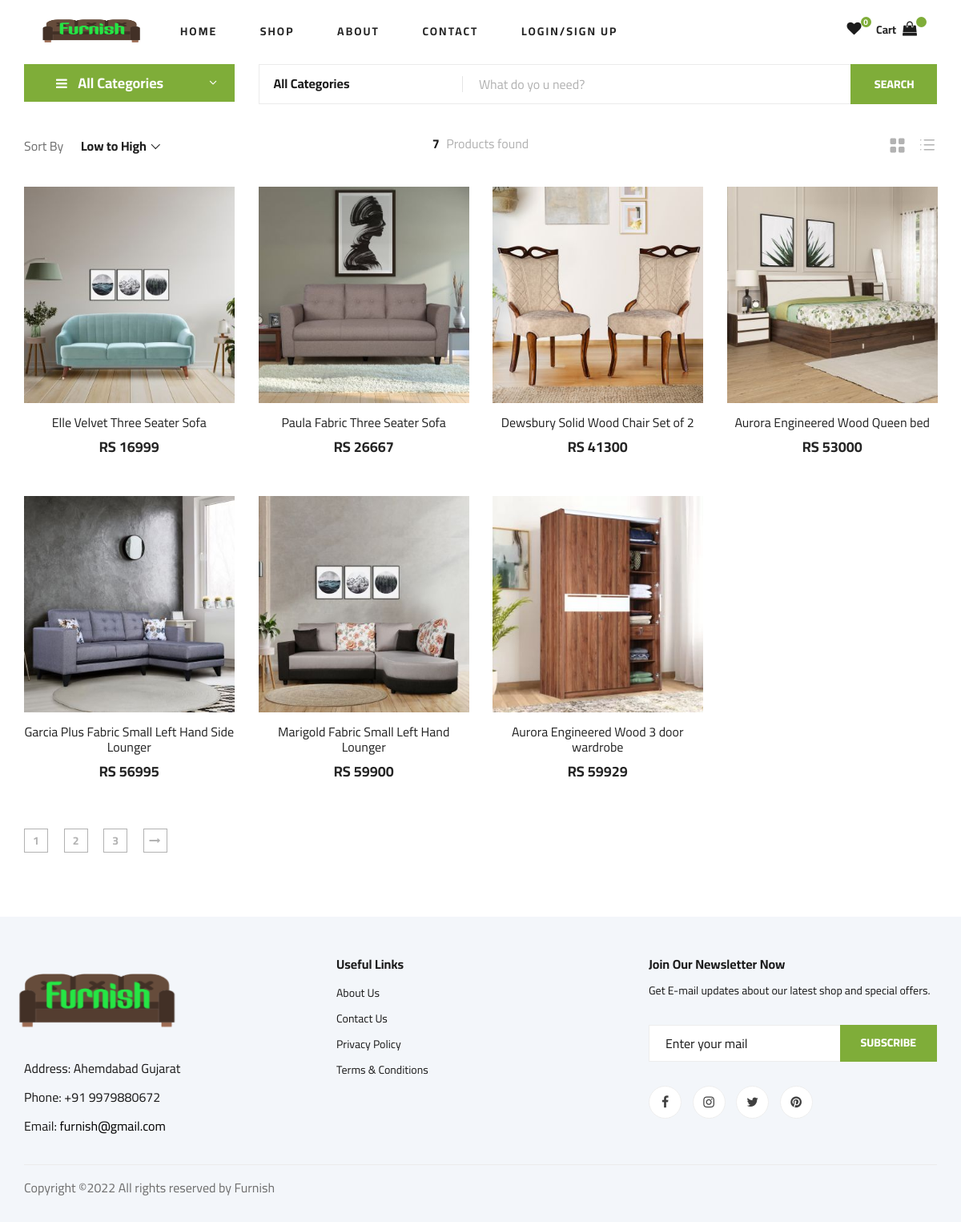
Screenshot of /lowtohigh.php with the database file from the repository.
### tables this page shows
CREATE TABLE `product` (
  `p_id` int(11) NOT NULL,
  `category_id` int(11) NOT NULL,
  `scategory_id` int(11) NOT NULL,
  `supplier_id` int(11) NOT NULL,
  `p_name` varchar(60) NOT NULL,
  `short_name` varchar(30) NOT NULL,
  `p_price` float NOT NULL,
  `p_quantity` int(11) NOT NULL,
  `p_image` varchar(1024) NOT NULL,
  `p_colour` varchar(50) NOT NULL,
  `p_description` varchar(255) NOT NULL,
  `date` timestamp NOT NULL DEFAULT current_timestamp() ON UPDATE current_timestamp()
);

### lowtohigh.php (the view, shortened to what this page needs)
<!DOCTYPE html>
<html lang="en">
  <head>
    <link rel="stylesheet" href="css/bootstrap.min.css" type="text/css" />
    <link rel="stylesheet" href="css/font-awesome.min.css" type="text/css" />
    <link rel="stylesheet" href="css/elegant-icons.css" type="text/css" />
    <link rel="stylesheet" href="css/nice-select.css" type="text/css" />
    <link rel="stylesheet" href="css/jquery-ui.min.css" type="text/css" />
    <link rel="stylesheet" href="css/owl.carousel.min.css" type="text/css" />
    <link rel="stylesheet" href="css/slicknav.min.css" type="text/css" />
    <link rel="stylesheet" href="css/style.css" type="text/css" />
    <link rel="stylesheet" href="admin/css/animate.min.css" type="text/css">
  </head>
  <body>
      <?php include 'header.php';?>
    <section class="hero hero-normal">
      <div class="container">
        <div class="row">
          <div class="col-lg-3">
            <div class="hero__categories">
              <div class="hero__categories__all">
                <i class="fa fa-bars"></i>
                <span>All Categories</span>
              </div>
              <?php
                include('fetch_category.php');
              ?>
            </div>
          </div>
          <div class="col-lg-9">
            <div class="hero__search">
              <div class="hero__search__form">
                <form action="search.php" method="GET">
                  <div class="hero__search__categories">
                    All Categories
                  </div>
                  <input type="text" name="search_text" placeholder="What do yo u need?" />
                  <button type="submit" name="btn_search" class="site-btn">SEARCH</button>
                </form>
              </div>
            </div>
          </div>
        </div>
      </div>
    </section>
    <section class="product spad">
      <div class="container">
        <div class="row">
          <div class="col-lg-12 col-md-12">
            <div class="filter__item">
              <div class="row">
                <div class="col-lg-4 col-md-5">
                  <div class="filter__sort">
                    <span>Sort By</span>
                  </div>
                </div>
                <div class="col-lg-4 col-md-4">
                  <div class="filter__found">
                  <?php
                    $sql="select p_id from product ORDER BY p_id";
                    $res=mysqli_query($con,$sql);
                    $row=mysqli_num_rows($res);
                  ?>
                    <h6><span><?php echo $row; ?></span> Products found</h6>
                  </div>
                </div>
                <div class="col-lg-4 col-md-3">
                  <div class="filter__option">
                    <span class="icon_grid-2x2"></span>
                    <span class="icon_ul"></span>
                  </div>
                </div>
              </div>
            </div>
            <div class="row">
            <?php
                $res=mysqli_query($con,"select * from product order by p_price ASC");
                while($row=mysqli_fetch_array($res))
                  {
			      ?>
              <div class="col-lg-3 col-md-6 col-sm-6 animated bounceIn">
                <div class="product__item">
                  <div
                    class="product__item__pic set-bg"
                    data-setbg="<?php echo './admin/uploads/product/'.$row['p_image']; ?>"
                  >
                  </div>
                  <div class="product__item__text">
                    <h6><a href="shop-details.php?id=<?=$row['p_id']?>"><?php echo $row['p_name']; ?></a></h6>
                    <h5>RS <?php echo $row['p_price']; ?></h5>
                  </div>
                </div>
              </div>
        <?php
				  }
			  ?>
            </div>
            <div class="product__pagination">
              <a href="#">1</a>
              <a href="#">2</a>
              <a href="#">3</a>
              <a href="#"><i class="fa fa-long-arrow-right"></i></a>
            </div>
          </div>
        </div>
      </div>
    </section>
      <?php include_once 'footer.php';?>
  </body>
</html>

### css/style.css (style rules this page uses)
html, body { height: 100%; font-family: "Cairo", sans-serif; -webkit-font-smoothing: antialiased; font-smoothing: antialiased; }
h1, h2, h3, h4, h5, h6 { margin: 0; color: #111111; font-weight: 400; font-family: "Cairo", sans-serif; }
h5 { font-size: 18px; }
h6 { font-size: 16px; }
.set-bg { background-repeat: no-repeat; background-size: cover; background-position: top center; }
.spad { padding-top: 100px; padding-bottom: 100px; }
.site-btn { font-size: 14px; color: #ffffff; font-weight: 800; text-transform: uppercase; display: inline-block; padding: 13px 30px 12px; background: #7fad39; border: none; }
.hero { padding-bottom: 50px; }
.hero.hero-normal { padding-bottom: 30px; }
.hero.hero-normal .hero__categories { position: relative; }
.hero.hero-normal .hero__search { margin-bottom: 0; }
.hero__categories__all { background: #7fad39; position: relative; padding: 10px 25px 10px 40px; cursor: pointer; }
.hero__categories__all i { font-size: 16px; color: #ffffff; margin-right: 10px; }
.hero__categories__all span { font-size: 18px; font-weight: 700; color: #ffffff; }
.hero__categories__all:after { position: absolute; right: 18px; top: 9px; content: "3"; font-family: "ElegantIcons"; font-size: 18px; color: #ffffff; }
.hero__search { overflow: hidden; margin-bottom: 30px; }
.hero__search__form { width: 850px; height: 50px; border: 1px solid #ebebeb; position: relative; float: left; }
.hero__search__form form .hero__search__categories { width: 30%; float: left; font-size: 16px; color: #1c1c1c; font-weight: 700; padding-left: 18px; padding-top: 11px; position: relative; }
.hero__search__form form .hero__search__categories:after { position: absolute; right: 0; top: 14px; height: 20px; width: 1px; background: #000000; opacity: 0.1; content: ""; }
.hero__search__form form input { width: 70%; border: none; height: 48px; font-size: 16px; color: #b2b2b2; padding-left: 20px; }
.hero__search__form form input::placeholder { color: #b2b2b2; }
.hero__search__form form button { position: absolute; right: 0; top: -1px; height: 50px; }
.product { padding-top: 10px; padding-bottom: 80px; }
.filter__item { padding-bottom: 20px; }
.filter__sort { margin-bottom: 15px; }
.filter__sort span { font-size: 16px; color: #6f6f6f; display: inline-block; }
.filter__found { text-align: center; margin-bottom: 15px; }
.filter__found h6 { font-size: 16px; color: #b2b2b2; }
.filter__found h6 span { color: #1c1c1c; font-weight: 700; margin-right: 5px; }
.filter__option { text-align: right; margin-bottom: 15px; }
.filter__option span { font-size: 24px; color: #b2b2b2; margin-right: 10px; cursor: pointer; -webkit-transition: all, 0.3s; -moz-transition: all, 0.3s; -ms-transition: all, 0.3s; -o-transition: all, 0.3s; transition: all, 0.3s; }
.filter__option span:last-child { margin: 0; }
.product__item { margin-bottom: 50px; }
.product__item__pic { height: 270px; position: relative; overflow: hidden; }
.product__item__text { text-align: center; padding-top: 15px; }
.product__item__text h6 { margin-bottom: 10px; }
.product__item__text h6 a { color: #252525; }
.product__item__text h5 { color: #252525; font-weight: 700; }
.product__pagination, .blog__pagination { padding-top: 10px; }
.product__pagination a, .blog__pagination a { display: inline-block; width: 30px; height: 30px; border: 1px solid #b2b2b2; font-size: 14px; color: #b2b2b2; font-weight: 700; line-height: 28px; text-align: center; margin-right: 16px; -webkit-transition: all, 0.3s; -moz-transition: all, 0.3s; -ms-transition: all, 0.3s; -o-transition: all, 0.3s; transition: all, 0.3s; }
.product__pagination a:last-child, .blog__pagination a:last-child { margin-right: 0; }
@media only screen and (min-width: 1200px) { .container { max-width: 1170px; } }

### rows the page displays
product: shows a picture, p_name "Elle Velvet Three Seater Sofa", p_price "16999"
product: shows a picture, p_name "Paula Fabric Three Seater Sofa", p_price "26667"
product: shows a picture, p_name "Dewsbury Solid Wood Chair Set of 2", p_price "41300"
product: shows a picture, p_name "Aurora Engineered Wood Queen bed", p_price "53000"
product: shows a picture, p_name "Garcia Plus Fabric Small Left Hand Side Lounger", p_price "56995"
product: shows a picture, p_name "Marigold Fabric Small Left Hand Lounger", p_price "59900"
product: shows a picture, p_name "Aurora Engineered Wood 3 door wardrobe", p_price "59929"

### other values shown
$count_wishlist "0"
$row "7"
